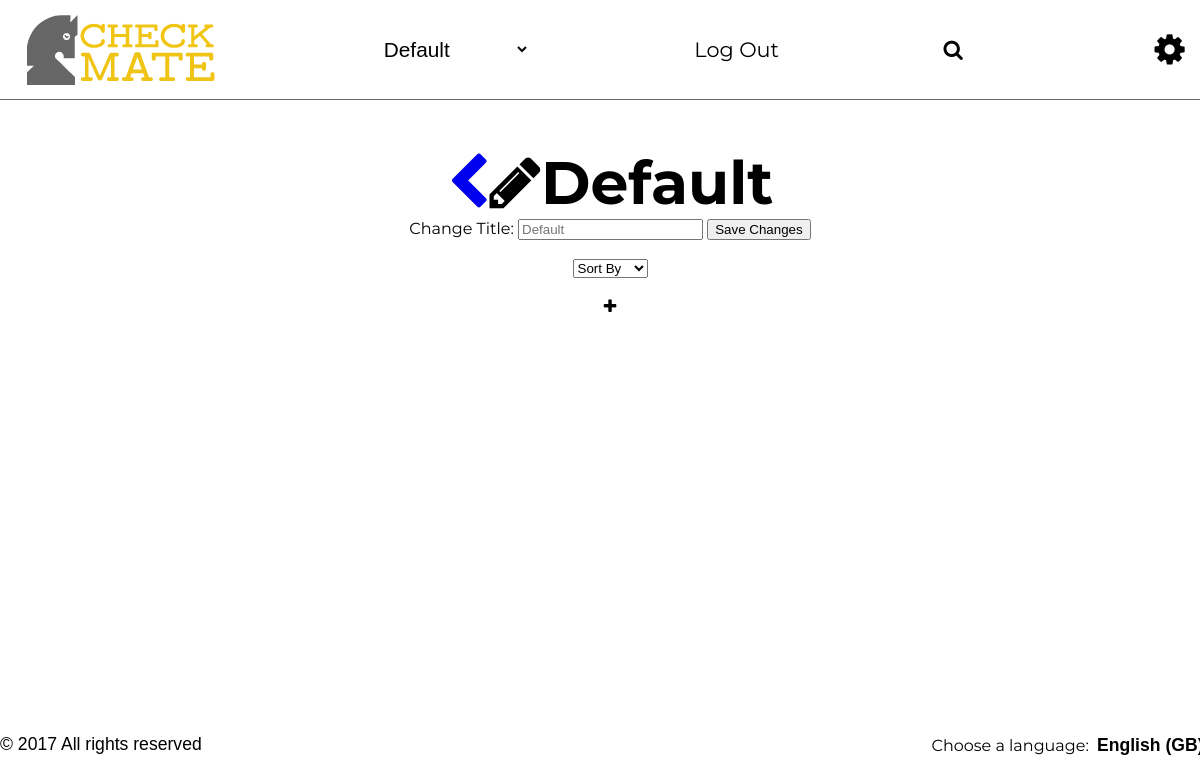
The page /todos.php?category_id=14 (signed in) on the database its author committed.
### tables this page shows
CREATE TABLE category (
  category_id INTEGER PRIMARY KEY,
  category_name VARCHAR,
  user_id INTEGER REFERENCES users
);

### todos.php (the view, shortened to what this page needs)
<!DOCTYPE html>
<html lang="en">
<head>
    <link rel="stylesheet" href="styles/reset.css">
    <link rel="stylesheet" href="main.css">
    <link rel="stylesheet" href="https://cdnjs.cloudflare.com/ajax/libs/font-awesome/4.7.0/css/font-awesome.min.css">
</head>
<body>
  <?php
    $instance = connectDB::getInstance();
    $dbh = $instance->getConnection();
    $id = $_GET['category_id'];
    $query = "SELECT * FROM category WHERE category_id = $id";
    $stmt = $dbh->prepare($query);
    $stmt->execute();
    $name = $stmt->fetchAll();
  ?>
<header>
    <img src="images/logo-check-mate.png" alt="Logo" width="188" height="71">
    <select onchange = "changePage(this)" name="gotolist" id="gotolist">
        <option value="#" id="default"><?=$name[0]['category_name']?></option>
    </select>
    <a class='log-out'href="index.php">Log Out</a>
    <a class='search' href="#">
        <i class="fa fa-search" aria-hidden="true"></i>
    </a>
    <a class='settings' href="/settings.php">
        <i class="fa fa-cog" aria-hidden="true"></i>
    </a>
</header>
<section id="all-lists">
    <h1><a class='back' href="all-lists.php"><i class="fa fa-chevron-left" aria-hidden="true"></i></a><a onclick = "showHideChange()" ><i class="fa fa-pencil" aria-hidden="true"></i></a><?=$name[0]['category_name']?></h1>
    <div id="changeName">
      <div id="flexCategory">
        <form action="action_changeList.php?category_name=<?=$name[0]['category_name']?>" method="post">
            <label class='categoryName'>Change Title:</label>
            <input type="text" name="categoryName" placeholder="<?=$name[0]['category_name']?>" required="required" id="categoryName">
            <input type="submit" value="Save Changes">
        </form>
      </div>
    </div>
    <br>
    <select name="sortby" id="sortby">
        <option value="defaultsort" id="defaultsort">Sort By</option>
    </select>
    <br>
    <a class='trash' onclick = "showHide()">
        <i class="fa fa-plus" aria-hidden="true"></i>
    </a>
    <br>
</section>
<footer>
    <p>&copy; 2017 All rights reserved</p>
    <div class="choose-lang">
        <label for="country">Choose a language: </label>
        <select name="country" id="country">
            <option value="eng" id="eng">English (GB)</option>
        </select>
    </div>
</footer>
</body>
</html>

### styles/main.css (style rules this page uses)
h1 { font-size: 3.75em; }
body { width: 1220px; height: 100vh; margin: 0 auto; display: grid; font-family: 'Montserrat', sans-serif; -webkit-font-smoothing: antialiased; color: #000000; grid-template-columns: [left] 3fr [middle-left] 1fr [middle-right] 3fr [right]; grid-template-rows: [top] 1fr [header-end] 5fr [content-end] 1fr [footer-end]; }
body > header { height: 6.19em; grid-column: left / right; grid-row: top / header-end; display: flex; flex-direction: row; flex-grow: 1; justify-content: space-between; align-items: center; border-bottom: solid 1px #666666; }
header img { margin-left: 1.7em; }
header select { font-size: 1.3em; border: none; background-color: transparent; }
header a { color: #000000; font-size: 1.3em; }
#all-lists { grid-column: left / right; grid-row: header-end / content-end; margin-top: 8em; display: flex; flex-direction: column; align-items: center; }
header a.settings { font-size: 2.2em; margin-right: 1em; margin-left: 0.77em; }
body > footer { grid-column: left / right; grid-row: content-end / footer-end; }
footer { margin-top: 3em; display: flex; flex-direction: row; align-items: flex-start; justify-content: space-between; }
footer p { font-family: 'Montserrat Light', sans-serif; font-size: 1.1em; }
footer select { background-color: transparent; border: none; font-weight: bold; font-size: 1.1em; }
#all-lists { grid-column: left / right; grid-row: header-end / content-end; margin-top: 2em; display: flex; flex-direction: column; align-items: center; }
#flexCategory { display: flex; flex-direction: row; justify-content: space-between; }

### rows shown on the page
category: gotolist "Default", category_name "Default", categoryName "Default"
